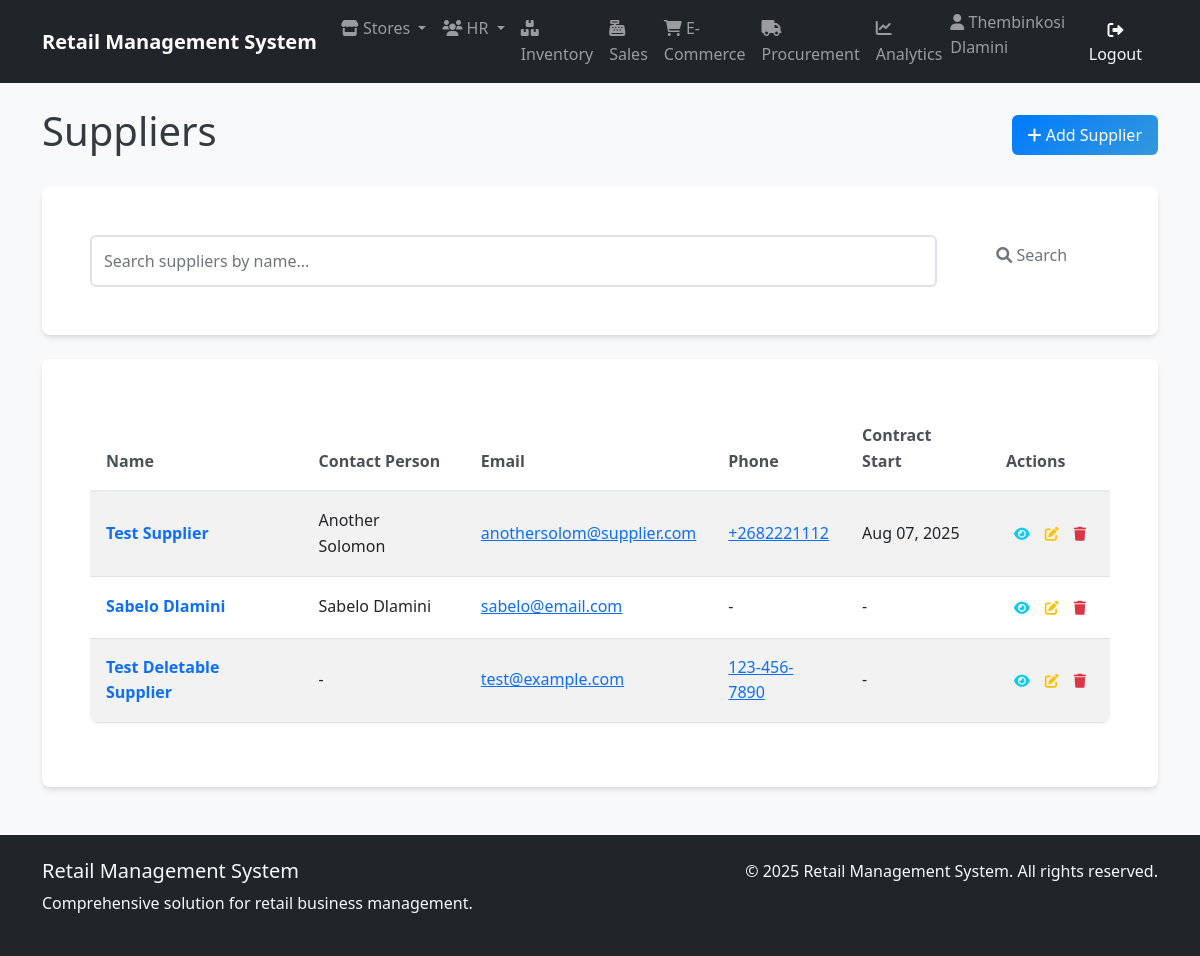
/procurement/suppliers/ (signed in), run on the app's committed database.
### human_resources/models.py (models this page shows, shortened)
class Employee(AbstractUser):
    employee_id = models.AutoField(primary_key=True)
    first_name = models.CharField(_("first name"), max_length=50, blank=False)
    last_name = models.CharField(_("last name"), max_length=50, blank=False)
    email = models.EmailField(_("email address"), unique=True)  # Uncommented and made unique
    phone = models.CharField(_("phone number"), max_length=20, blank=True, null=True)
    hire_date = models.DateField(_("hire date"), blank=True, null=True)
    position = models.CharField(_("position"), max_length=50, blank=True)
    salary = models.DecimalField(
        _("salary"),
        max_digits=10,
        decimal_places=2,
        blank=True,
        null=True
    )
    department = models.ForeignKey(
        'store_management.Department',
        on_delete=models.SET_NULL,
        null=True,
        blank=True,
        related_name='employees',
        verbose_name=_("department")
    )
    username = models.CharField(
        max_length=150,
        unique=True,
        verbose_name='username'
    )
    store = models.ForeignKey(
        'store_management.Store',
        on_delete=models.SET_NULL,
        null=True,       # Add this
        blank=True,      # Add this
        verbose_name='Assigned Store'
    )
    manager = models.ForeignKey(
        'self',
        on_delete=models.SET_NULL,
        null=True,
        blank=True,
        related_name='subordinates',
        verbose_name=_("manager")
    )
    created_at = models.DateTimeField(auto_now_add=True)
    updated_at = models.DateTimeField(auto_now=True)
    class Meta:
        db_table = 'human_resources_employee'
        verbose_name = _("employee")
        verbose_name_plural = _("employees")
        ordering = ['last_name', 'first_name']
        permissions = [
            ("view_store_dashboard", "Can view store management dashboard"),
            ("manage_store_settings", "Can modify store configuration and settings"),
            ("manage_departments", "Can create/edit/delete store departments"),
            ("access_inventory", "Can access inventory management system"),
            ("view_inventory", "Can view inventory items and stock levels"),
            ("edit_inventory", "Can modify inventory items and quantities"),
            ("manage_inventory_categories", "Can organize inventory categories"),
            ("perform_inventory_audit", "Can conduct physical inventory counts"),
            ("process_sales", "Can process in-store sales transactions"),
            ("void_sales", "Can void/completely cancel sales transactions"),
            ("manage_sales_promotions", "Can configure sales promotions/discounts"),
            ("view_sales_reports", "Can access sales performance reports"),
            ("create_purchase_orders", "Can generate new procurement orders"),
            ("approve_purchase_orders", "Can authorize procurement requests"),
            ("manage_suppliers", "Can maintain supplier/vendor records"),
            ("receive_stock", "Can process received shipments"),
            ("view_employee_directory", "Can access employee contact information"),
            ("manage_employee_records", "Can maintain HR records (excluding sensitive data)"),
            ("access_hr_reports", "Can view HR analytics and reports"),
            ("manage_recruitment", "Can handle hiring processes"),
            ("manage_online_listings", "Can maintain e-commerce product listings"),
            ("process_online_orders", "Can fulfill e-commerce purchases"),
            ("handle_customer_portals", "Can manage customer account portals"),
            ("view_web_analytics", "Can access e-commerce traffic/revenue reports"),
            ("generate_financial_reports", "Can create financial statements"),
            ("export_data_reports", "Can export datasets for external analysis"),
            ("access_executive_dashboards", "Can view strategic business dashboards"),
            ("schedule_automated_reports", "Can configure report automation"),
            ("override_inventory_checks", "Can bypass inventory validation rules"),
            ("access_audit_logs", "Can view system audit trails"),
            ("manage_api_integrations", "Can configure system integrations")
        ]

### procurement/models.py (models this page shows, shortened)
class Supplier(models.Model):
    name = models.CharField(max_length=100, verbose_name="Supplier Name")
    contact_person = models.CharField(max_length=100, blank=True, null=True)
    is_active = models.BooleanField(default=True, verbose_name="Active")
    email = models.EmailField(max_length=100, blank=True, null=True)
    phone = models.CharField(max_length=20, blank=True, null=True)
    address = models.CharField(max_length=200, blank=True, null=True)
    contract_start_date = models.DateField(blank=True, null=True)
    payment_terms = models.CharField(max_length=100, blank=True, null=True)
    created_at = models.DateTimeField(default=timezone.now)
    updated_at = models.DateTimeField(auto_now=True)

### procurement/views.py (the view)
# urls.py: path('suppliers/', views.SupplierListView.as_view(), name='supplier_list'),
class SupplierListView(LoginRequiredMixin, ListView):
    model = Supplier
    template_name = 'procurement/supplier_list.html'
    context_object_name = 'suppliers'
    paginate_by = 20
    def get_queryset(self):
        queryset = super().get_queryset()
        if 'search' in self.request.GET:
            search_term = self.request.GET['search']
            return queryset.filter(name__icontains=search_term)
        return queryset

### procurement/templates/procurement/supplier_list.html (shortened to what this page needs)
{% extends 'base.html' %}
{% block content %}
<div class="container mt-4">
    <div class="d-flex justify-content-between align-items-center mb-4">
        <h1>Suppliers</h1>
        <a href="{% url 'procurement:supplier_create' %}" class="btn btn-primary">
            <i class="fas fa-plus"></i> Add Supplier
        </a>
    </div>
    <div class="card mb-4">
        <div class="card-body">
            <form method="get" class="row g-3">
                <div class="col-md-10">
                    <input type="text" name="search" class="form-control"
                           placeholder="Search suppliers by name..."
                           value="{{ request.GET.search }}">
                </div>
                <div class="col-md-2">
                    <button type="submit" class="btn btn-outline-secondary w-100">
                        <i class="fas fa-search"></i> Search
                    </button>
                </div>
            </form>
        </div>
    </div>
    {% if suppliers %}
        <div class="card">
            <div class="card-body">
                <div class="table-responsive">
                    <table class="table table-striped">
                        <thead>
                            <tr>
                                <th>Name</th>
                                <th>Contact Person</th>
                                <th>Email</th>
                                <th>Phone</th>
                                <th>Contract Start</th>
                                <th>Actions</th>
                            </tr>
                        </thead>
                        <tbody>
                            {% for supplier in suppliers %}
                            <tr>
                                <td>
                                    <a href="{% url 'procurement:supplier_detail' supplier.pk %}" class="text-decoration-none">
                                        <strong>{{ supplier.name }}</strong>
                                    </a>
                                </td>
                                <td>{{ supplier.contact_person|default:"-" }}</td>
                                <td>
                                    {% if supplier.email %}
                                        <a href="mailto:{{ supplier.email }}">{{ supplier.email }}</a>
                                    {% else %}
                                        -
                                    {% endif %}
                                </td>
                                <td>
                                    {% if supplier.phone %}
                                        <a href="tel:{{ supplier.phone }}">{{ supplier.phone }}</a>
                                    {% else %}
                                        -
                                    {% endif %}
                                </td>
                                <td>
                                    {% if supplier.contract_start_date %}
                                        {{ supplier.contract_start_date|date:"M d, Y" }}
                                    {% else %}
                                        -
                                    {% endif %}
                                </td>
                                <td>
                                    <div class="btn-group btn-group-sm">
                                        <a href="{% url 'procurement:supplier_detail' supplier.pk %}"
                                           class="btn btn-outline-info" title="View Details">
                                            <i class="fas fa-eye"></i>
                                        </a>
                                        <a href="{% url 'procurement:supplier_update' supplier.pk %}"
                                           class="btn btn-outline-warning" title="Edit">
                                            <i class="fas fa-edit"></i>
                                        </a>
                                        <a href="{% url 'procurement:supplier_delete' supplier.pk %}"
                                           class="btn btn-outline-danger" title="Delete">
                                            <i class="fas fa-trash"></i>
                                        </a>
                                    </div>
                                </td>
                            </tr>
                            {% endfor %}
                        </tbody>
                    </table>
                </div>
            </div>
        </div>
    {% endif %}
</div>
{% endblock %}

### templates/base.html (shortened to what this page needs)
{% load static %}
<!DOCTYPE html>
<html lang="en">
<head>
    <link href="https://cdn.jsdelivr.net/npm/bootstrap@5.1.3/dist/css/bootstrap.min.css" rel="stylesheet">
    <link rel="stylesheet" href="https://cdnjs.cloudflare.com/ajax/libs/font-awesome/6.0.0/css/all.min.css">
    <link rel="stylesheet" href="{% static 'css/main.css' %}">
</head>
<body>
    <nav class="navbar navbar-expand-lg navbar-dark bg-dark">
        <div class="container">
            <a class="navbar-brand" href="{% url 'dashboards:dashboard' %}">Retail Management System</a>
            <div class="collapse navbar-collapse" id="navbarNav">
                <ul class="navbar-nav me-auto">
                    <li class="nav-item dropdown">
                        <a class="nav-link dropdown-toggle" href="#" id="storeDropdown" role="button" data-bs-toggle="dropdown" aria-expanded="false">
                            <i class="fas fa-store"></i> Stores
                        </a>
                    </li>
                    <li class="nav-item dropdown">
                        <a class="nav-link dropdown-toggle" href="#" id="hrDropdown" role="button" data-bs-toggle="dropdown" aria-expanded="false">
                            <i class="fas fa-users"></i> HR
                        </a>
                    </li>
                    <li class="nav-item">
                        <a class="nav-link" href="{% url 'inventory:product_list' %}">
                            <i class="fas fa-boxes"></i> Inventory
                        </a>
                    </li>
                    <li class="nav-item">
                        <a class="nav-link" href="{% url 'sales:sale_list' %}">
                            <i class="fas fa-cash-register"></i> Sales
                        </a>
                    </li>
                    <li class="nav-item">
                        <a class="nav-link" href="{% url 'e_commerce:order_list' %}">
                            <i class="fas fa-shopping-cart"></i> E-Commerce
                        </a>
                    </li>
                    <li class="nav-item">
                        <a class="nav-link" href="{% url 'procurement:supplier_list' %}">
                            <i class="fas fa-truck"></i> Procurement
                        </a>
                    </li>
                    <li class="nav-item">
                        <a class="nav-link" href="{% url 'analytics:dashboard' %}">
                            <i class="fas fa-chart-line"></i> Analytics
                        </a>
                    </li>
                </ul>
                <ul class="navbar-nav">
                    {% if user.is_authenticated %}
                    <li class="nav-item">
                        <span class="navbar-text me-3">
                            <i class="fas fa-user"></i>
                            {% if user.first_name or user.last_name %}
                                {{ user.first_name }} {{ user.last_name }}
                            {% else %}
                                {{ user.username }}
                            {% endif %}
                        </span>
                    </li>
                    <li class="nav-item">
                        <a class="btn btn-outline-light" href="{% url 'logout' %}">
                            <i class="fas fa-sign-out-alt"></i> Logout
                        </a>
                    </li>
                    {% else %}
                    <li class="nav-item">
                        <a class="btn btn-outline-light" href="{% url 'login' %}">
                            <i class="fas fa-sign-in-alt"></i> Login
                        </a>
                    </li>
                    {% endif %}
                </ul>
            </div>
        </div>
    </nav>
    <main>
        {% block content %}
        {% endblock %}
    </main>
    <footer class="bg-dark text-light mt-5 py-4">
        <div class="container">
            <div class="row">
                <div class="col-md-6">
                    <h5>Retail Management System</h5>
                    <p>Comprehensive solution for retail business management.</p>
                </div>
                <div class="col-md-6 text-md-end">
                    <p>&copy; {% now "Y" %} Retail Management System. All rights reserved.</p>
                </div>
            </div>
        </div>
    </footer>
</body>
</html>

### data on the page
Employee: first_name "Thembinkosi", last_name "Dlamini"
Supplier: name "Test Supplier", contact_person "Another Solomon", email "anothersolom@supplier.com", phone "+2682221112", contract_start_date "Aug 07, 2025"
Supplier: name "Sabelo Dlamini", contact_person "Sabelo Dlamini", email "sabelo@email.com"
Supplier: name "Test Deletable Supplier", contact_person "-", email "test@example.com", phone "123-456-7890"
